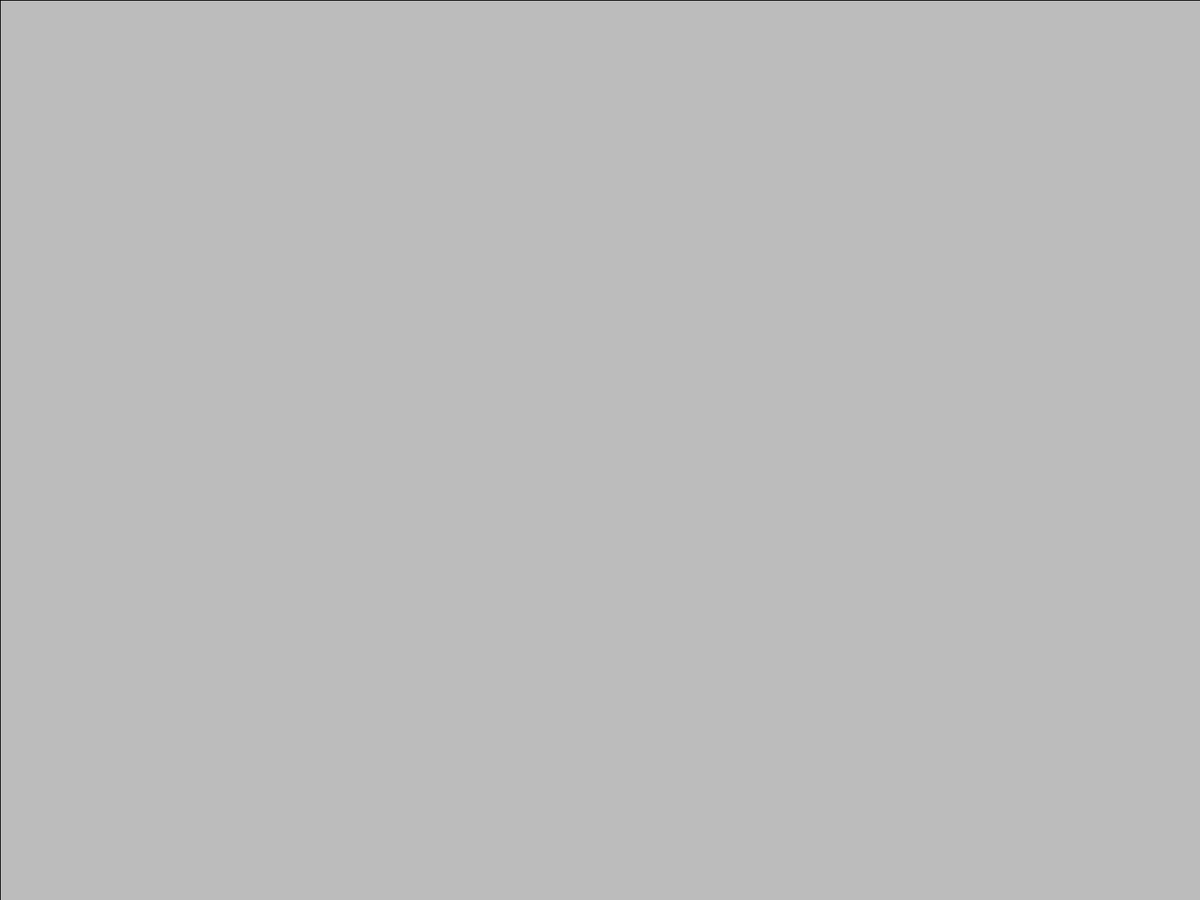
Frame 1 (no input)
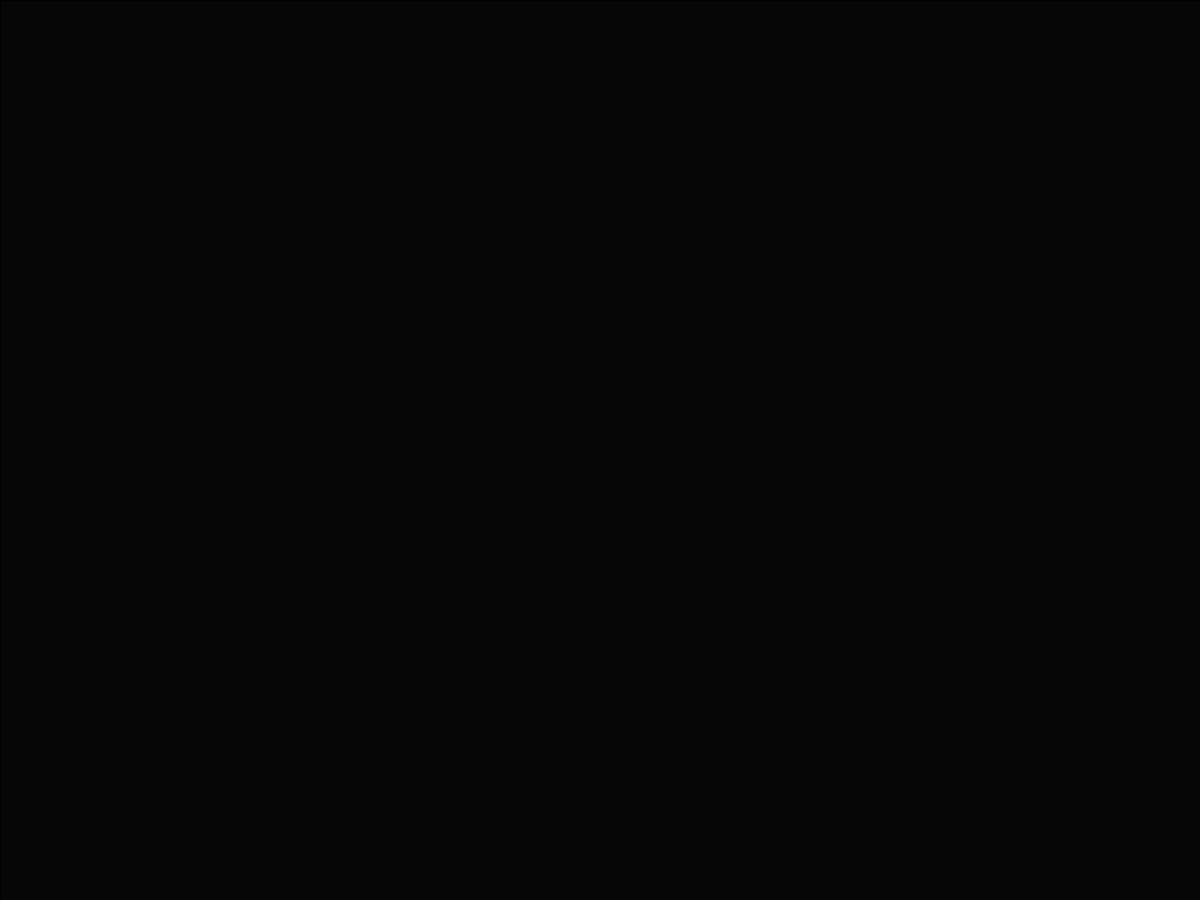
Frame 60 (the mouse pressed at the canvas centre just before this capture)
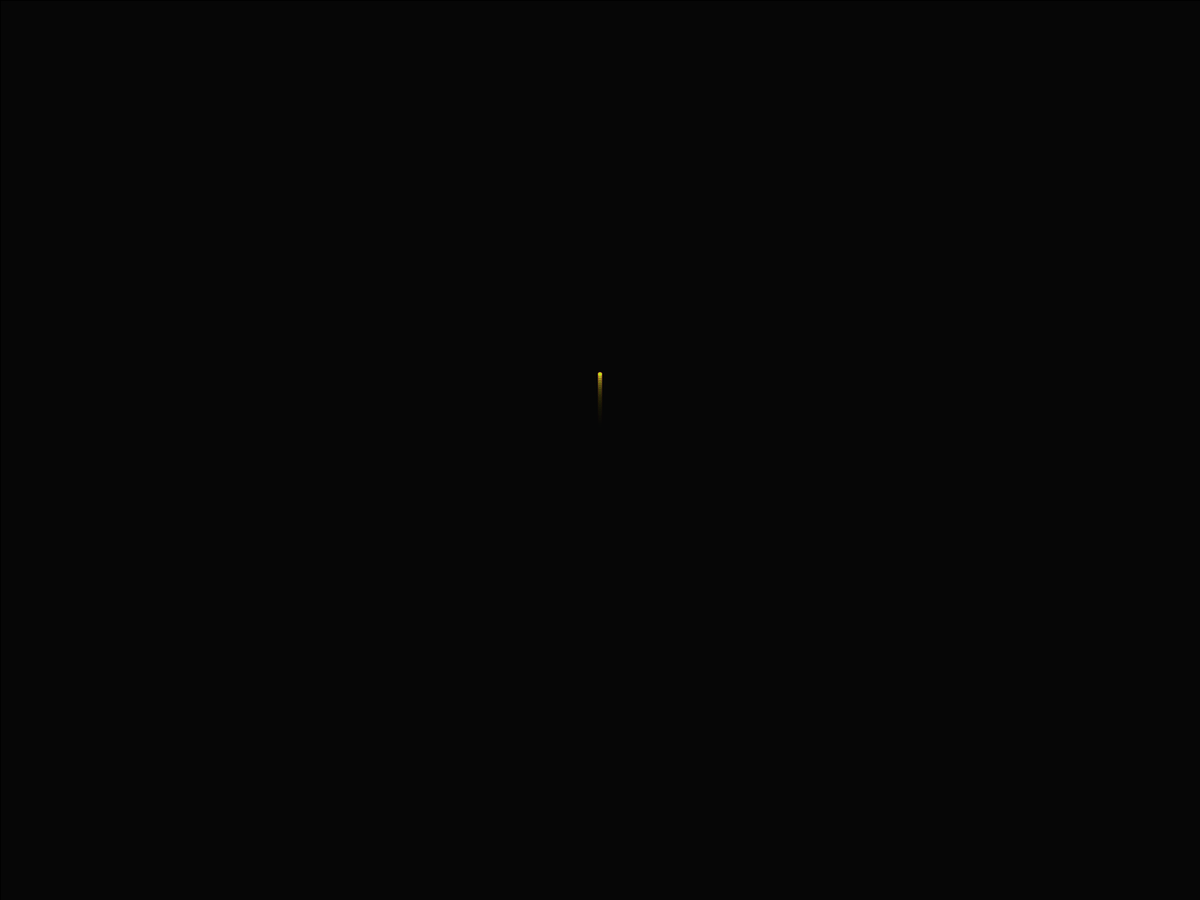
Frame 120 (the mouse held since frame 60 and released just before this capture)

The Processing sketch that drew these frames (run headless with seeded random() and noise(); from frame 60 on, the mouse is pressed at the canvas centre):

// Processing sketch: Fireworks
// ── Fireworks.pde
ArrayList<Ball> balls;
color[] c;

void setup() {
  //size(500, 500);
  fullScreen();
  
  c = new color[] {
    color(#111d5e),
    color(#c70039),
    color(#f37121),
    color(#c0e218)
  };
  
  balls = new ArrayList<Ball>();
}

void draw() {
  fill(0, 20);
  rect(0, 0, width, height);
  
  PVector g = new PVector(0, 0.01);
  
  for(int i = 0; i < balls.size(); i++) {
    Ball b = balls.get(i);
    
    b.show();
    b.move();
    b.applyForce(g);
    
    if(b.vel.y > 0) b.boom();
    if(b.isDead()) balls.remove(i);
  }
}

void mousePressed() {
  //int aux = int(random(c.length));
  
  for(int i = 0; i < 100; i++) {
    balls.add(new Ball(mouseX, mouseY, 5, c[i%c.length]));
  }
}

// ── Ball.pde
class Ball {
  PVector pos, acel, vel;
  boolean aux;
  float s, a;
  color c;
  
  Ball(float x, float y, float s_, color c_) {
    pos = new PVector(x, y);
    acel = new PVector(0, -1);
    vel = new PVector(0, -1);
    s = s_;
    c = c_;
    aux = true;
    a = 255;
  }
  
  void show() {
    noStroke();
    fill(c, a);
    ellipse(pos.x, pos.y, s, s);
    
    if(!aux) a-=random(1, 2);
  }
  
  void move() {
    vel.add(acel);
    vel.limit(5);
    pos.add(vel);
    acel.mult(0);
  }
  
  void applyForce(PVector f) {
    acel.add(f);
  }
  
  void boom() {
    if(aux) {
      acel = PVector.random2D();
      acel.normalize();
      acel.mult(random(1));
      aux = false;
    }
  }
  
  boolean isDead() {
    if(a < 10) return true;
    else return false;
  }
}
